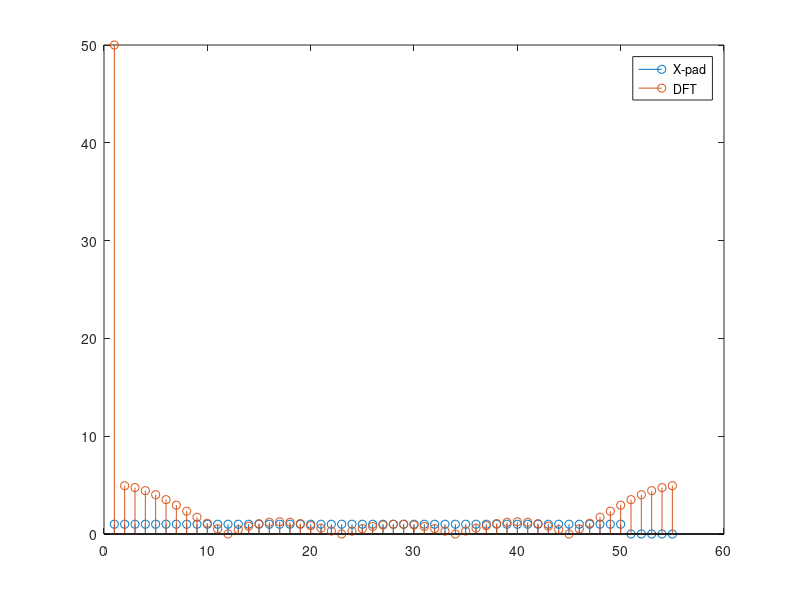
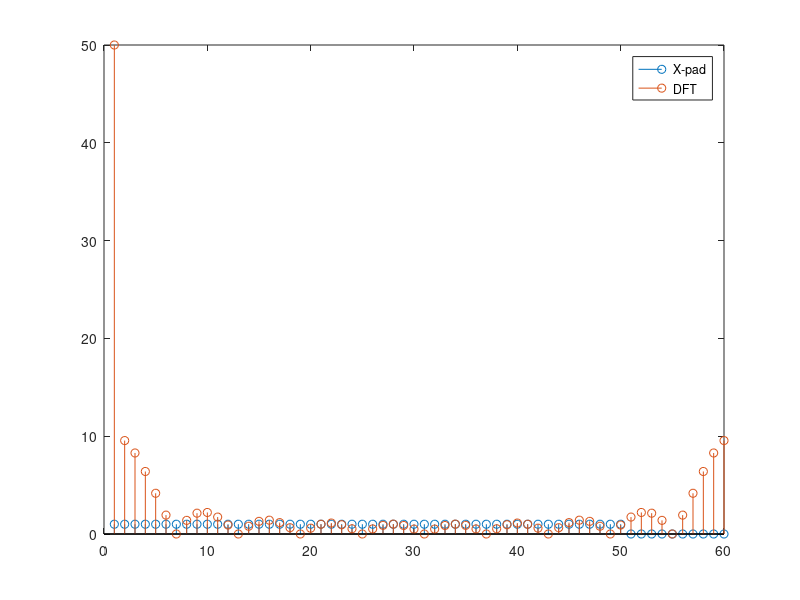

MATLAB code to generate these figures, in order:
N = 50;
k = [5;10];
for i = 1:2
    xn = ones( N, 1);
    zero = zeros(k(i),1);
    x_pad = [xn;zero];
    figure('Name','x[n]');
    stem(x_pad);
    hold on
    X_pad = fft(x_pad);
    Y = abs(X_pad);
    stem(Y);
    legend('X-pad', 'DFT');
end 

hold off
